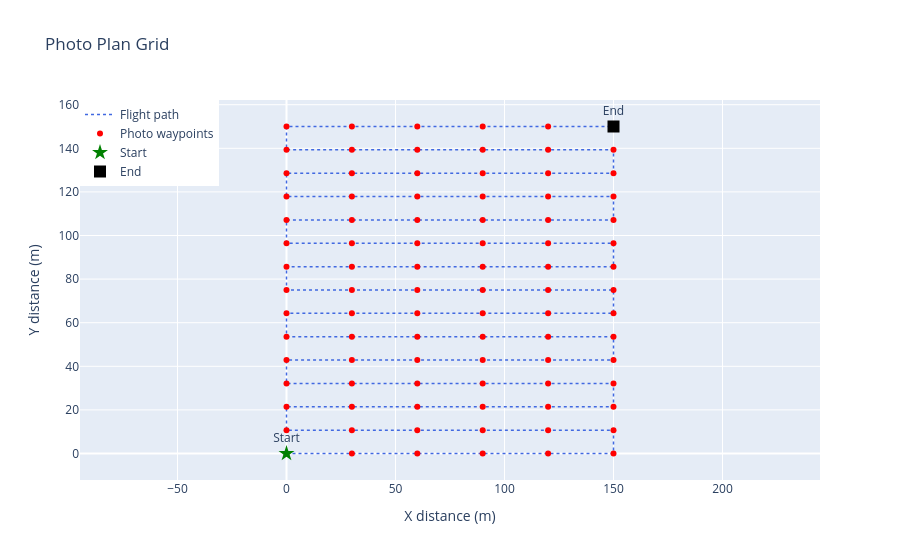

Notebook code for this chart:
### Markdown cell above
Changing the exposure time

### Code cell
camera_ = copy.deepcopy(camera_x10)
dataset_spec_ = copy.deepcopy(dataset_spec)

dataset_spec_.exposure_time = 1000

print(camera_, dataset_spec_)

fig = plot_photo_plan(generate_photo_plan_on_grid(camera_, dataset_spec_))
fig.show()

### Figure 1 — Plotly figure (JSON) as saved in the notebook; plotly's stock layout.template omitted (floating-point values rounded to 4 significant figures)
{"data": [{"line": {"color": "royalblue", "dash": "dot", "width": 1.5}, "mode": "lines", "name": "Flight path", "type": "scatter", "x": [0, 30, 60, 90, 120, 150, 150, 120, 90, 60, 30, 0, 0, 30, 60, 90, 120, 150, 150, 120, 90, 60, 30, 0, 0, 30, 60, 90, 120, 150, 150, 120, 90, 60, 30, 0, 0, 30, 60, 90, 120, 150, 150, 120, 90, 60, 30, 0, 0, 30, 60, 90, 120, 150, 150, 120, 90, 60, 30, 0, 0, 30, 60, 90, 120, 150, 150, 120, 90, 60, 30, 0, 0, 30, 60, 90, 120, 150, 150, 120, 90, 60, 30, 0, 0, 30, 60, 90, 120, 150], "y": [0, 0, 0, 0, 0, 0, 10.71, 10.71, 10.71, 10.71, 10.71, 10.71, 21.43, 21.43, 21.43, 21.43, 21.43, 21.43, 32.14, 32.14, 32.14, 32.14, 32.14, 32.14, 42.86, 42.86, 42.86, 42.86, 42.86, 42.86, 53.57, 53.57, 53.57, 53.57, 53.57, 53.57, 64.29, 64.29, 64.29, 64.29, 64.29, 64.29, 75, 75, 75, 75, 75, 75, 85.71, 85.71, 85.71, 85.71, 85.71, 85.71, 96.43, 96.43, 96.43, 96.43, 96.43, 96.43, 107.1, 107.1, 107.1, 107.1, 107.1, 107.1, 117.9, 117.9, 117.9, 117.9, 117.9, 117.9, 128.6, 128.6, 128.6, 128.6, 128.6, 128.6, 139.3, 139.3, 139.3, 139.3, 139.3, 139.3, 150, 150, 150, 150, 150, 150]}, {"hoverinfo": "text", "marker": {"color": "red", "size": 6, "symbol": "circle"}, "mode": "markers", "name": "Photo waypoints", "text": ["Waypoint 0<br>(0.0m, 0.0m)", "Waypoint 1<br>(30.0m, 0.0m)", "Waypoint 2<br>(60.0m, 0.0m)", "Waypoint 3<br>(90.0m, 0.0m)", "Waypoint 4<br>(120.0m, 0.0m)", "Waypoint 5<br>(150.0m, 0.0m)", "Waypoint 6<br>(150.0m, 10.7m)", "Waypoint 7<br>(120.0m, 10.7m)", "Waypoint 8<br>(90.0m, 10.7m)", "Waypoint 9<br>(60.0m, 10.7m)", "Waypoint 10<br>(30.0m, 10.7m)", "Waypoint 11<br>(0.0m, 10.7m)", "Waypoint 12<br>(0.0m, 21.4m)", "Waypoint 13<br>(30.0m, 21.4m)", "Waypoint 14<br>(60.0m, 21.4m)", "Waypoint 15<br>(90.0m, 21.4m)", "Waypoint 16<br>(120.0m, 21.4m)", "Waypoint 17<br>(150.0m, 21.4m)", "Waypoint 18<br>(150.0m, 32.1m)", "Waypoint 19<br>(120.0m, 32.1m)", "Waypoint 20<br>(90.0m, 32.1m)", "Waypoint 21<br>(60.0m, 32.1m)", "Waypoint 22<br>(30.0m, 32.1m)", "Waypoint 23<br>(0.0m, 32.1m)", "Waypoint 24<br>(0.0m, 42.9m)", "Waypoint 25<br>(30.0m, 42.9m)", "Waypoint 26<br>(60.0m, 42.9m)", "Waypoint 27<br>(90.0m, 42.9m)", "Waypoint 28<br>(120.0m, 42.9m)", "Waypoint 29<br>(150.0m, 42.9m)", "Waypoint 30<br>(150.0m, 53.6m)", "Waypoint 31<br>(120.0m, 53.6m)", "Waypoint 32<br>(90.0m, 53.6m)", "Waypoint 33<br>(60.0m, 53.6m)", "Waypoint 34<br>(30.0m, 53.6m)", "Waypoint 35<br>(0.0m, 53.6m)", "Waypoint 36<br>(0.0m, 64.3m)", "Waypoint 37<br>(30.0m, 64.3m)", "Waypoint 38<br>(60.0m, 64.3m)", "Waypoint 39<br>(90.0m, 64.3m)", "Waypoint 40<br>(120.0m, 64.3m)", "Waypoint 41<br>(150.0m, 64.3m)", "Waypoint 42<br>(150.0m, 75.0m)", "Waypoint 43<br>(120.0m, 75.0m)", "Waypoint 44<br>(90.0m, 75.0m)", "Waypoint 45<br>(60.0m, 75.0m)", "Waypoint 46<br>(30.0m, 75.0m)", "Waypoint 47<br>(0.0m, 75.0m)", "Waypoint 48<br>(0.0m, 85.7m)", "Waypoint 49<br>(30.0m, 85.7m)", "Waypoint 50<br>(60.0m, 85.7m)", "Waypoint 51<br>(90.0m, 85.7m)", "Waypoint 52<br>(120.0m, 85.7m)", "Waypoint 53<br>(150.0m, 85.7m)", "Waypoint 54<br>(150.0m, 96.4m)", "Waypoint 55<br>(120.0m, 96.4m)", "Waypoint 56<br>(90.0m, 96.4m)", "Waypoint 57<br>(60.0m, 96.4m)", "Waypoint 58<br>(30.0m, 96.4m)", "Waypoint 59<br>(0.0m, 96.4m)", "Waypoint 60<br>(0.0m, 107.1m)", "Waypoint 61<br>(30.0m, 107.1m)", "Waypoint 62<br>(60.0m, 107.1m)", "Waypoint 63<br>(90.0m, 107.1m)", "Waypoint 64<br>(120.0m, 107.1m)", "Waypoint 65<br>(150.0m, 107.1m)", "Waypoint 66<br>(150.0m, 117.9m)", "Waypoint 67<br>(120.0m, 117.9m)", "Waypoint 68<br>(90.0m, 117.9m)", "Waypoint 69<br>(60.0m, 117.9m)", "Waypoint 70<br>(30.0m, 117.9m)", "Waypoint 71<br>(0.0m, 117.9m)", "Waypoint 72<br>(0.0m, 128.6m)", "Waypoint 73<br>(30.0m, 128.6m)", "Waypoint 74<br>(60.0m, 128.6m)", "Waypoint 75<br>(90.0m, 128.6m)", "Waypoint 76<br>(120.0m, 128.6m)", "Waypoint 77<br>(150.0m, 128.6m)", "Waypoint 78<br>(150.0m, 139.3m)", "Waypoint 79<br>(120.0m, 139.3m)", "Waypoint 80<br>(90.0m, 139.3m)", "Waypoint 81<br>(60.0m, 139.3m)", "Waypoint 82<br>(30.0m, 139.3m)", "Waypoint 83<br>(0.0m, 139.3m)", "Waypoint 84<br>(0.0m, 150.0m)", "Waypoint 85<br>(30.0m, 150.0m)", "Waypoint 86<br>(60.0m, 150.0m)", "Waypoint 87<br>(90.0m, 150.0m)", "Waypoint 88<br>(120.0m, 150.0m)", "Waypoint 89<br>(150.0m, 150.0m)"], "type": "scatter", "x": [0, 30, 60, 90, 120, 150, 150, 120, 90, 60, 30, 0, 0, 30, 60, 90, 120, 150, 150, 120, 90, 60, 30, 0, 0, 30, 60, 90, 120, 150, 150, 120, 90, 60, 30, 0, 0, 30, 60, 90, 120, 150, 150, 120, 90, 60, 30, 0, 0, 30, 60, 90, 120, 150, 150, 120, 90, 60, 30, 0, 0, 30, 60, 90, 120, 150, 150, 120, 90, 60, 30, 0, 0, 30, 60, 90, 120, 150, 150, 120, 90, 60, 30, 0, 0, 30, 60, 90, 120, 150], "y": [0, 0, 0, 0, 0, 0, 10.71, 10.71, 10.71, 10.71, 10.71, 10.71, 21.43, 21.43, 21.43, 21.43, 21.43, 21.43, 32.14, 32.14, 32.14, 32.14, 32.14, 32.14, 42.86, 42.86, 42.86, 42.86, 42.86, 42.86, 53.57, 53.57, 53.57, 53.57, 53.57, 53.57, 64.29, 64.29, 64.29, 64.29, 64.29, 64.29, 75, 75, 75, 75, 75, 75, 85.71, 85.71, 85.71, 85.71, 85.71, 85.71, 96.43, 96.43, 96.43, 96.43, 96.43, 96.43, 107.1, 107.1, 107.1, 107.1, 107.1, 107.1, 117.9, 117.9, 117.9, 117.9, 117.9, 117.9, 128.6, 128.6, 128.6, 128.6, 128.6, 128.6, 139.3, 139.3, 139.3, 139.3, 139.3, 139.3, 150, 150, 150, 150, 150, 150]}, {"marker": {"color": "green", "size": 12, "symbol": "star"}, "mode": "markers+text", "name": "Start", "text": ["Start"], "textposition": "top center", "type": "scatter", "x": [0], "y": [0]}, {"marker": {"color": "black", "size": 12, "symbol": "square"}, "mode": "markers+text", "name": "End", "text": ["End"], "textposition": "top center", "type": "scatter", "x": [150], "y": [150]}], "layout": {"hovermode": "closest", "legend": {"x": 0, "y": 1}, "title": {"text": "Photo Plan Grid"}, "xaxis": {"title": {"text": "X distance (m)"}}, "yaxis": {"scaleanchor": "x", "scaleratio": 1, "title": {"text": "Y distance (m)"}}}}
